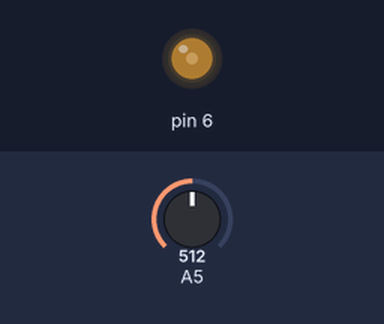
Bench run of a sketch on a simulated Arduino Uno, built with avr-gcc and run on an emulated ATmega328P. On the bench: output pins drawn as LEDs (lit = HIGH). The inputs (shaded band) are chosen by the test bench; at power-on: A5 = 512. What the sketch prints to the serial monitor is not drawn.

Above: at 0.1 s.
Timing chart, 0 to 1.6 s (numbered marks = the images above):
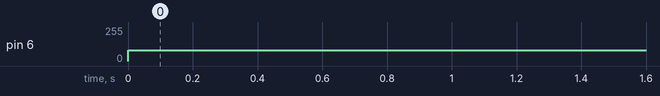

The sketch:

Testing_Thresholds.ino
```cpp
void setup() {
  Serial.begin(250000);

  pinMode(A0, INPUT);
  pinMode(A1, INPUT);
  pinMode(A2, INPUT);
  pinMode(A3, INPUT);
  pinMode(A4, INPUT);
  pinMode(A5, INPUT);
}

void loop() {
  analogWrite(6, 80);
  Serial.print("Sensor A5: ");
  Serial.println(analogRead(A5));
  delay(10);
}
```

Measured:
- by itself, pin 6: 0/255 → 80/255 at 0.00 s
